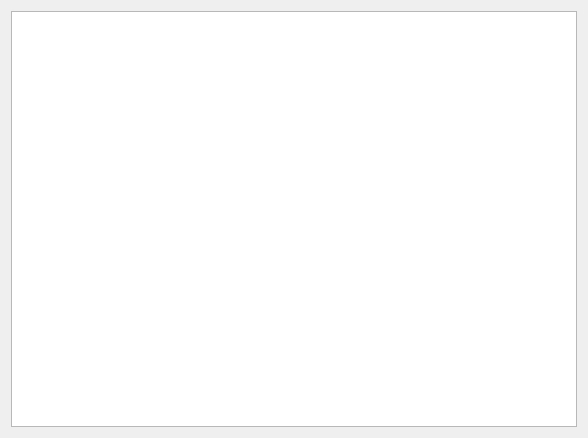
<?xml version="1.0" encoding="UTF-8"?>
<ui version="4.0">
 <class>Strings</class>
 <widget class="QDialog" name="Strings">
  <property name="geometry">
   <rect>
    <x>0</x>
    <y>0</y>
    <width>588</width>
    <height>438</height>
   </rect>
  </property>
  <property name="windowTitle">
   <string>Dialog</string>
  </property>
  <property name="windowIcon">
   <iconset resource="icons.qrc">
    <normaloff>:/icons/Resouces/Aa-512.png</normaloff>:/icons/Resouces/Aa-512.png</iconset>
  </property>
  <layout class="QVBoxLayout" name="verticalLayout">
   <item>
    <widget class="QPlainTextEdit" name="plainTextEdit"/>
   </item>
  </layout>
 </widget>
 <resources>
  <include location="icons.qrc"/>
 </resources>
 <connections/>
</ui>
